Frame 1 (no input): blank canvas, image omitted
Frame 60 (no input): blank canvas, image omitted
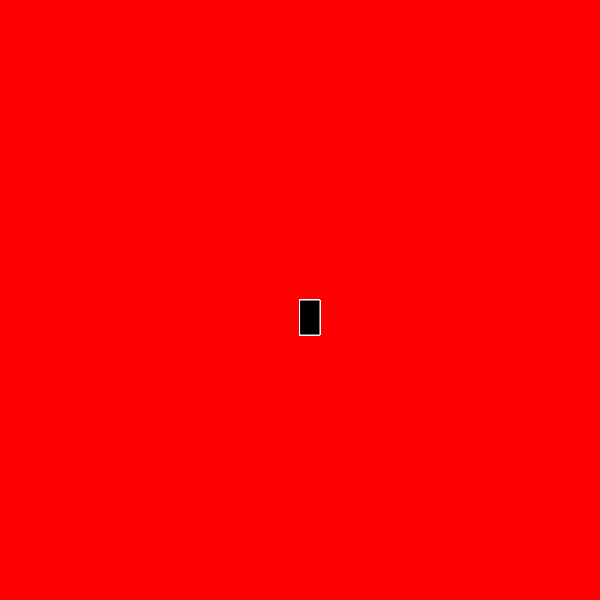
Frame 120 (the mouse pressed at the canvas centre since frame 60)

The p5.js sketch whose frames 1 and 60 were blank and that drew this single picture after the mouse press (run headless with seeded random() and noise() and a simulated clock; from frame 60 on, the mouse is pressed at the canvas centre):

// p5.js sketch
// ── sketch.js
function setup() {
    createCanvas(600, 600);
    background("red");
  }
  
  function draw() {
    stroke("white");
    fill("black");
  
    //console.log(mouseIsPressed);
  
    if (mouseIsPressed) {
      rect(mouseX, mouseY, 20, 35);
    }
  }
  
